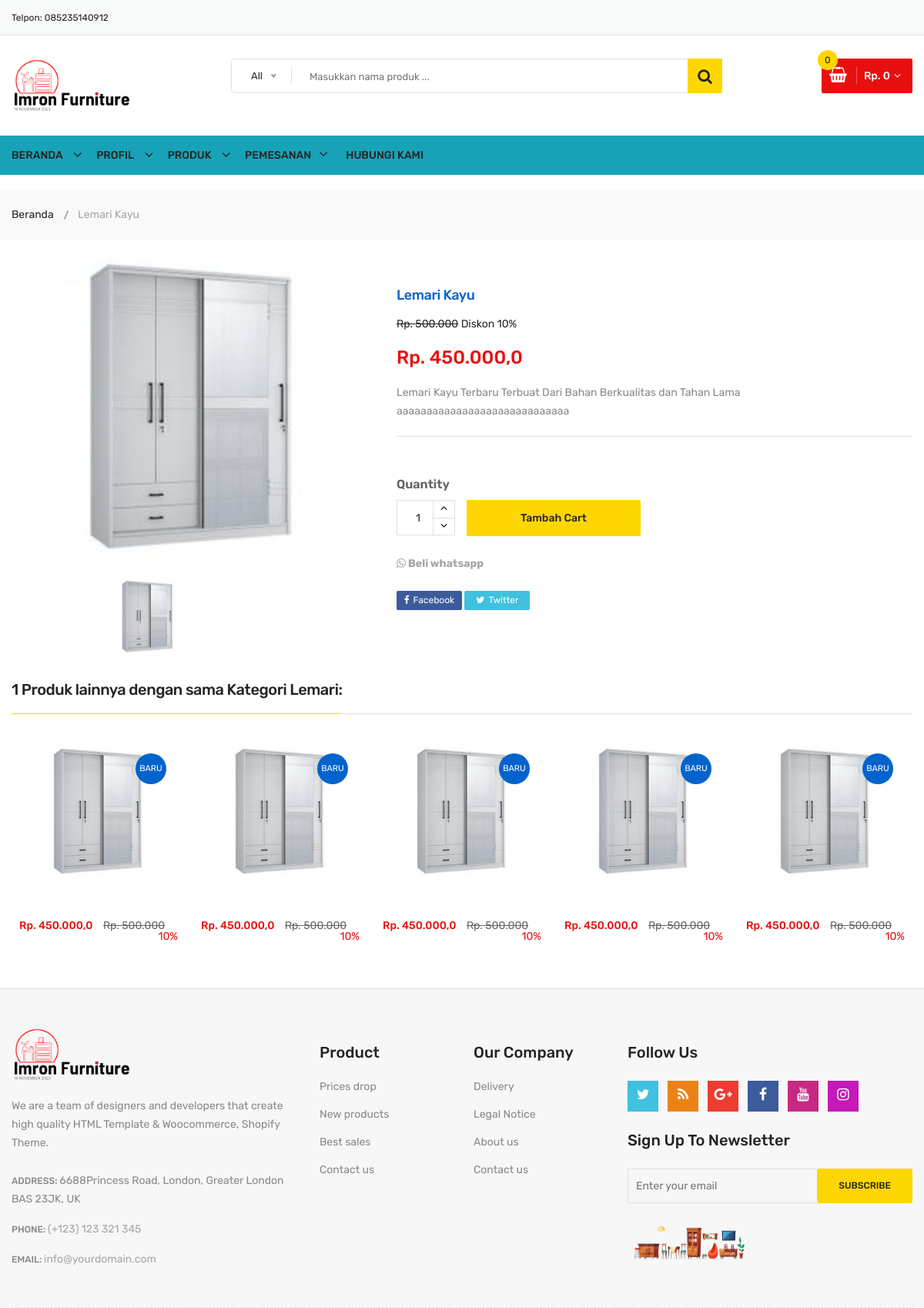
Screenshot of /lemari/lemari-kayu with the database file from the repository.
### imron/models.py (models this page shows, shortened)
class Statis(models.Model):
    class Meta:
        verbose_name_plural ="Data Statis"
    alamat_kami = models.TextField(max_length=200, blank=False, null=True)
    telpon = models.CharField(max_length=200, blank=False, null=True)
    email = models.EmailField(max_length=200, blank=False, null=True)

class Produk(models.Model):
    KETERANGAN=(
        ('Baru', 'Baru'),
        ('Lama' , 'Lama'),
    )
    class Meta:
        verbose_name_plural ="Data Produk"
    kategori = models.ForeignKey(Kategori, null=True, blank=True, related_name="produks", on_delete=models.SET_NULL)
    nama_produk = models.CharField(max_length=200, blank=True, null=True)
    gambar = ResizedImageField(size=[270, 250], quality=80, crop=['middle', 'center'] , upload_to='gambar/product', blank=False, null=True, verbose_name="Gambar (270 x 250 pixel)")
    gambar_satu = ResizedImageField(size=[270, 250], quality=80, crop=['middle', 'center'] , upload_to='gambar/product', blank=True, null=True, verbose_name="Gambar (270 x 250 pixel)")
    gambar_dua = ResizedImageField(size=[270, 250], quality=80, crop=['middle', 'center'] , upload_to='gambar/product', blank=True, null=True, verbose_name="Gambar (270 x 250 pixel)")
    gambar_tiga = ResizedImageField(size=[270, 250], quality=80, crop=['middle', 'center'] , upload_to='gambar/product', blank=True, null=True, verbose_name="Gambar (270 x 250 pixel)")
    gambar_empat = ResizedImageField(size=[270, 250], quality=80, crop=['middle', 'center'] , upload_to='gambar/product', blank=True, null=True, verbose_name="Gambar (270 x 250 pixel)")
    gambar_lima= ResizedImageField(size=[270, 250], quality=80, crop=['middle', 'center'] , upload_to='gambar/product', blank=True, null=True, verbose_name="Gambar (270 x 250 pixel)")
    slug = models.SlugField(max_length=200, unique=True)
    keterangan = RichTextField(blank=True, null=True)
    harga = models.IntegerField(blank=True, null=True)
    no_whatsup = models.CharField(max_length=200, blank=True, null=True)
    tanggal_upload= models.DateTimeField(auto_now_add=True, null=True)
    diskon = models.IntegerField(default=0,  blank=True, null=True, verbose_name="Diskon %")
    dibeli = models.IntegerField(default=0,  blank=True, null=True)
    keterangan_barang = models.CharField(max_length=200, null=True, choices=KETERANGAN)
    @property
    def setelah_diskon(self):
        if self.diskon == 0 :
            nilai_diskon = self.harga
        else:
            jml = self.diskon / 100
            nilai_diskon = self.harga - (jml * self.harga)
        return nilai_diskon

class Kategori(models.Model):
    nama = models.CharField(max_length=200, blank= True, null= False)
    aktif = models.BooleanField(default= True)
    banner_satu = ResizedImageField(size=[575, 200], quality=80, crop=['middle', 'center'] , upload_to='gambar/banner', blank=True, null=True, verbose_name="Gambar 1 (575 x 200 pixel)")
    banner_dua = ResizedImageField(size=[575, 200], quality=80, crop=['middle', 'center'] , upload_to='gambar/banner', blank=True, null=True, verbose_name="Gambar 1 (575 x 200 pixel)")
    slug = models.SlugField(max_length=200, null=True,blank=True, unique=True)
    class Meta:
        verbose_name_plural ="Data Kategori"

### imron/views.py (the view)
# urls.py: path('<slug:kategori_slug>/<slug:slug>', views.produk, name='produk'),
def produk(request, kategori_slug, slug):
    produk = get_object_or_404(Produk, slug=slug)
    related = Produk.objects.filter(kategori=produk.kategori.id)
    cart_product_form = CartAddProductForm()
    jml = related.count()
    context = {
        "judul": "Halaman Produk Kami",
        "produk": produk,
        "related": related,
        "jml": jml,
        "cart_product_form": cart_product_form,
    }
    return render(request, 'produk.html', context)

### imron/templates/produk.html (shortened to what this page needs)
{% extends "base.html" %}
{% block content %}
{% load static %}
{% load humanize %}
<div class="breadcrumb-area">
    <div class="container">
        <div class="breadcrumb-content">
            <ul>
                <li><a href="{% url "beranda" %}">Beranda</a></li>
                <li class="active">{{produk.nama_produk}}</li>
            </ul>
        </div>
    </div>
</div>
<div class="content-wraper">
    <div class="container">
        <div class="row single-product-area">
            <div class="col-lg-5 col-md-6">
                <div class="product-details-left">
                    <div class="product-details-images slider-navigation-1">
                        <div class="lg-image">
                            <a class="popup-img venobox vbox-item" href="{{produk.gambar.url}}" data-gall="myGallery">
                                <img src="{{produk.gambar.url}}" alt="{{produk.nama_produk}}">
                            </a>
                        </div>
                    </div>
                    <div class="product-details-thumbs slider-thumbs-1">
                        <div class="sm-image"><img src="{{produk.gambar.url}}" alt="{{produk.nama_produk}}"></div>
                    </div>
                </div>
            </div>
            <div class="col-lg-7 col-md-6">
                <div class="product-details-view-content pt-60">
                    <div class="product-info">
                        <h2>{{produk.nama_produk}}</h2>
                        {% if produk.diskon == 0 %}
                        <div class="price-box pt-20">
                            <span class="new-price new-price-2">Rp. {{produk.harga|intcomma}}</span>
                        </div>
                        {% else %}
                        <span class="old-price"><s>Rp. {{produk.harga|intcomma}}</s></span>
                        Diskon <span class="discount-percentage">{{produk.diskon}}%</span>
                        <div class="price-box pt-20">
                            <span class="new-price new-price-2">Rp. {{produk.setelah_diskon|intcomma}}</span>
                        </div>
                        {% endif %}
                        <div class="product-desc">
                            <p>
                                <span>{{produk.keterangan|safe}}</span>
                            </p>
                        </div>
                        <div class="single-add-to-cart">
                            <form action="{% url "cart_add" produk.id %}" method="post" class="cart-quantity">
                                <div class="quantity">
                                    <label>Quantity</label>
                                    <div class="cart-plus-minus">
                                        <input class="cart-plus-minus-box" name="quantity" value="1" type="text">
                                        <div class="dec qtybutton"><i class="fa fa-angle-down"></i></div>
                                        <div class="inc qtybutton"><i class="fa fa-angle-up"></i></div>
                                    </div>
                                </div>
                                <button class="add-to-cart" type="submit">Tambah cart</button>
                            </form>
                        </div>
                        <div class="product-additional-info pt-25">
                            <a class="links-details" href="https://api.whatsapp.com/send?phone={{produk.no_whatsup}}&text=Saya%20ingin%20pemesan%20product%20{{produk.nama_produk}}%20apakah%20tersedia%20?%20" target="_blank"><b><i class="fa fa-whatsapp"></i> Beli whatsapp</b></a>
                            <div class="product-social-sharing pt-25">
                                <ul>
                                    <li class="facebook"><a href="http://www.facebook.com/sharer.php?u=https://{{domain}}/{{produk.kategori.slug}}/{{produk.slug}}" target="_blank"><i class="fa fa-facebook"></i>Facebook</a></li>
                                    <li class="twitter"><a href="https://twitter.com/share?url=https://{{domain}}/{{produk.kategori.slug}}/{{produk.slug}}" target="_blank"><i class="fa fa-twitter"></i>Twitter</a></li>
                                    <li class="telegram"><a href="https://telegram.me/share/url?url=https://{{domain}}/{{produk.kategori.slug}}/{{produk.slug}}" target="_blank"><i class="fa fa-telegram"></i>Telegram</a></li>
                                    <li class="whatsapp"><a href="whatsapp://send?text=https://{{domain}}/{{produk.kategori.slug}}/{{produk.slug}}" target="_blank"><i class="fa fa-whatsapp"></i>Whatsapp</a></li>
                                </ul>
                            </div>
                        </div>
                    </div>
                </div>
            </div>
        </div>
    </div>
</div>
<section class="product-area li-laptop-product pt-30 pb-50">
    <div class="container">
        <div class="row">
            <div class="col-lg-12">
                <div class="li-section-title">
                    <h2>
                        <span>{{jml}} Produk lainnya dengan sama Kategori {{produk.kategori.nama}}:</span>
                    </h2>
                </div>
                <div class="row">
                    <div class="product-active owl-carousel">
                        {% for rel in related %}
                        <div class="col-lg-12">
                            <div class="single-product-wrap">
                                <div class="product-image">
                                    <a href="{% url 'produk' rel.kategori.slug rel.slug %}">
                                        <img src="{{rel.gambar.url}}" alt="{{rel.nama_produk}}">
                                    </a>
                                    {% if rel.keterangan_barang == "Baru" %}
                                    <span class="sticker">Baru</span>
                                    {% endif %}
                                </div>
                                <div class="product_desc">
                                    <div class="product_desc_info">
                                        <h4>
                                        </h4>
                                        <div class="price-box">
                                            {% if rel.diskon == 0 %}
                                            <span class="new-price new-price-2">Rp. {{rel.harga|intcomma}}</span>
                                            {% else %}
                                            <span class="new-price new-price-2">Rp.
                                                {{rel.setelah_diskon|intcomma}}</span>
                                            <span class="old-price">Rp. {{rel.harga|intcomma}}</span>
                                            <span class="discount-percentage">{{rel.diskon}}%</span>
                                            {% endif %}
                                        </div>
                                    </div>
                                </div>
                            </div>
                        </div>
                        {% empty %}
                        <div class="col-lg-12">
                            <div class="alert alert-danger">Produk Kosong</div>
                        </div>
                        {% endfor %}
                    </div>
                </div>
            </div>
        </div>
    </div>
</section>
{% endblock content %}

### templates/header.html (shortened to what this page needs)
{% load static %}
{% load humanize %}
<!doctype html>
<html class="no-js" lang="zxx">
<head>
        <link rel="stylesheet" href="{% static "css/material-design-iconic-font.min.css" %}">
        <link rel="stylesheet" href="{% static "css/font-awesome.min.css" %}">
        <link rel="stylesheet" href="{% static "css/fontawesome-stars.css" %}">
        <link rel="stylesheet" href="{% static "css/meanmenu.css" %}">
        <link rel="stylesheet" href="{% static "css/owl.carousel.min.css" %}">
        <link rel="stylesheet" href="{% static "css/slick.css" %}">
        <link rel="stylesheet" href="{% static "css/animate.css" %}">
        <link rel="stylesheet" href="{% static "css/jquery-ui.min.css" %}">
        <link rel="stylesheet" href="{% static "css/venobox.css" %}">
        <link rel="stylesheet" href="{% static "css/nice-select.css" %}">
        <link rel="stylesheet" href="{% static "css/magnific-popup.css" %}">
        <link rel="stylesheet" href="{% static "css/bootstrap.min.css" %}">
        <link rel="stylesheet" href="{% static "css/helper.css" %}">
        <link rel="stylesheet" href="{% static "style.css" %}">
        <link rel="stylesheet" href="{% static "css/responsive.css" %}">
    </head>
    <body>
        <div class="body-wrapper">
            <header>
                <div class="header-top">
                    <div class="container">
                        <div class="row">
                            <div class="col-lg-3 col-md-4">
                                <div class="header-top-left">
                                    <ul class="phone-wrap">
                                        <li><span>Telpon:</span><a href="#"> {{statis.telpon}}</a></li>
                                    </ul>
                                </div>
                            </div>
                        </div>
                    </div>
                </div>
                <div class="header-middle pl-sm-0 pr-sm-0 pl-xs-0 pr-xs-0">
                    <div class="container">
                        <div class="row">
                            <div class="col-lg-3">
                                <div class="logo pb-sm-30 pb-xs-30">
                                    <a href="index.html">
                                        <img src="{% static "images/menu/logo/3.png" %}" alt="" width="160" height="70">
                                    </a>
                                </div>
                            </div>
                            <div class="col-lg-9 pl-0 ml-sm-15 ml-xs-15">
                                <form action="{% url "cari" %}" class="hm-searchbox" method="GET">
                                    <input type="text" name="kata" placeholder="Masukkan nama produk ...">
                                    <button class="li-btn" type="submit"><i class="fa fa-search"></i></button>
                                </form>
                                <div class="header-middle-right">
                                    <ul class="hm-menu">
                                        <li class="hm-minicart">
                                            <div class="hm-minicart-trigger">
                                                {% with totail_items=keranjang|length %}
                                                    {% if keranjang|length > 0 %}
                                                    <span class="item-icon"></span>
                                                    <span class="item-text">Rp. {{keranjang.get_total_price|intcomma}}
                                                    <span class="cart-item-count"> {{totail_items}}</span>
                                                    {% else %}
                                                    <span class="item-text">Rp. 0
                                                        <span class="cart-item-count"> 0 </span>
                                                    </span>
                                                    {% endif %}
                                                {% endwith %}
                                            </div>
                                        </li>
                                    </ul>
                                </div>
                            </div>
                        </div>
                    </div>
                </div>

### rows the page displays
Statis: telpon "085235140912"
Produk: nama_produk "Lemari Kayu", gambar (picture), harga "500.000", diskon "10", setelah_diskon "450.000,0", keterangan "Lemari Kayu Terbaru Terbuat Dari Bahan Berkualitas dan Tahan Lama aaaaaaaaaaaaaaaaaaaaaaaaaaaaa", kategori.nama "Lemari", keterangan_barang "BARU"

### other values shown
{{ jml }} "1"
